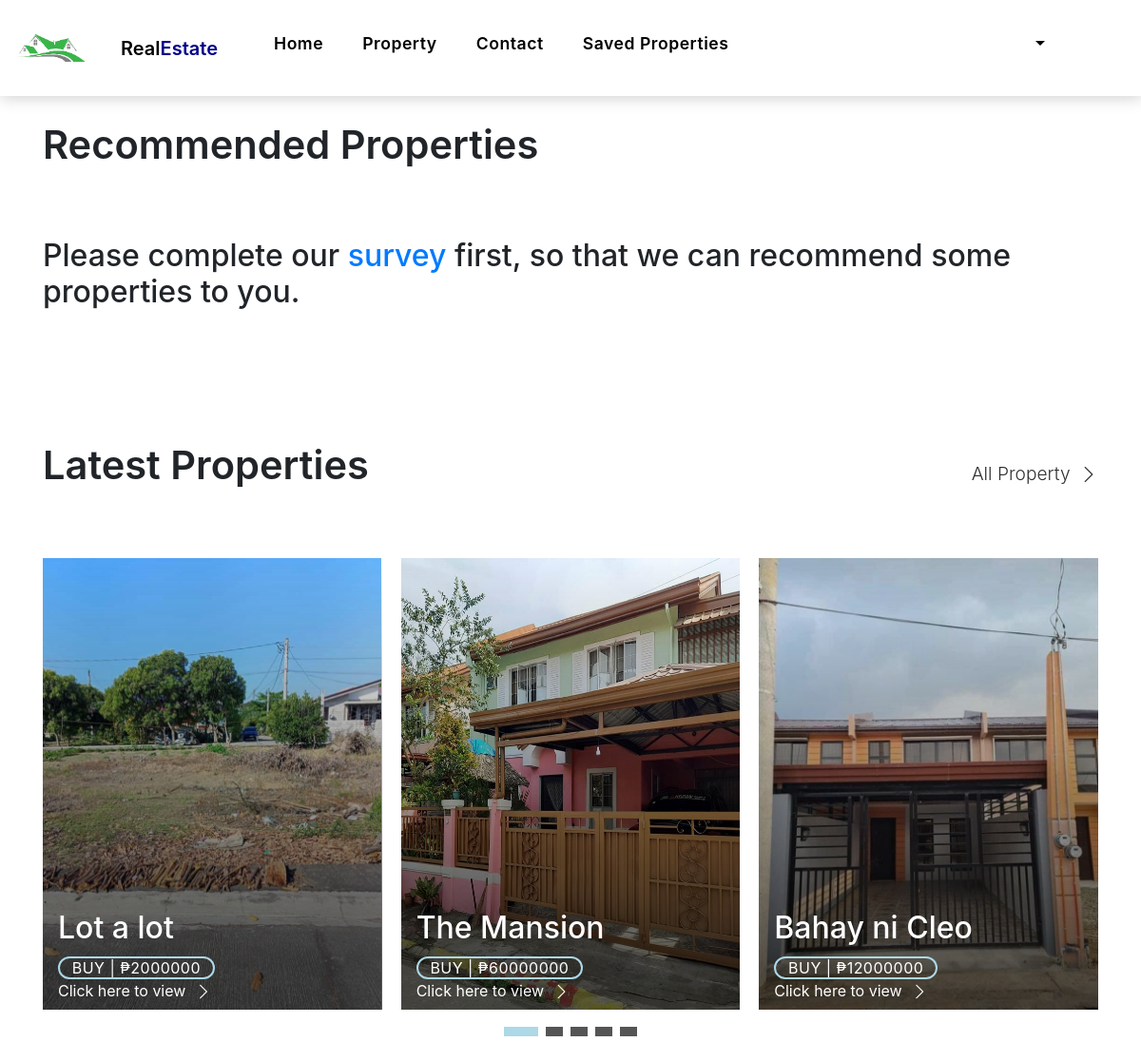
Before: /Customer/main.php (signed in) with the older database file.
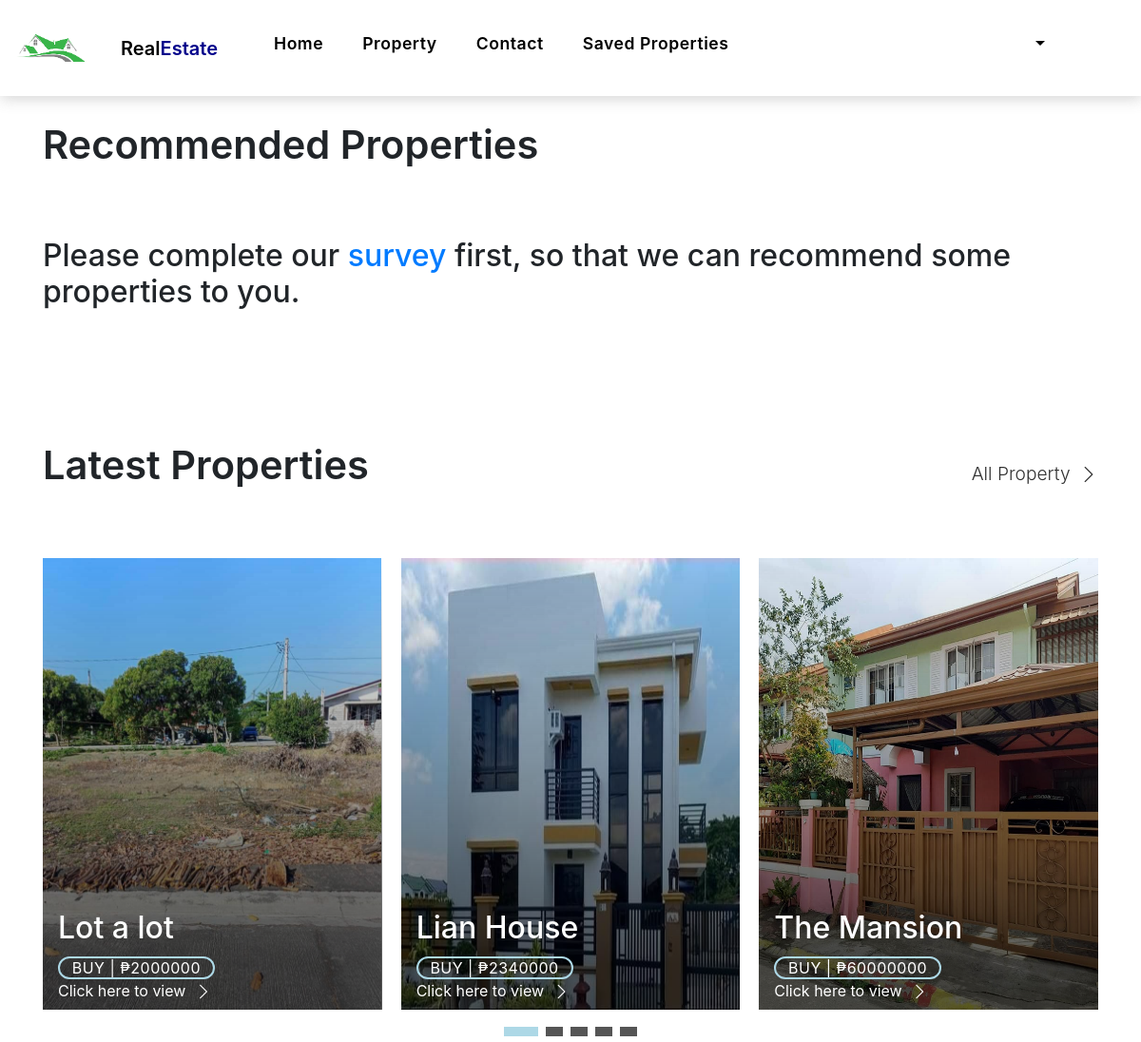
After: the same page with the newer database file.
### tables this page shows
CREATE TABLE `seller_property` (
  `id` varchar(150) NOT NULL,
  `title` varchar(150) NOT NULL,
  `more_info` text NOT NULL,
  `price` float NOT NULL,
  `sqm` float NOT NULL,
  `type` varchar(50) NOT NULL,
  `approved` varchar(5) NOT NULL,
  `status` varchar(10) NOT NULL,
  `seller_id` int(11) NOT NULL,
  `latitude` varchar(150) NOT NULL,
  `longitude` varchar(150) NOT NULL,
  `location` varchar(150) NOT NULL,
  `bedroom` int(11) NOT NULL,
  `garages` int(11) NOT NULL,
  `cr` int(11) NOT NULL,
  `image` text NOT NULL,
  `date` date NOT NULL,
  `floor_sqm` float NOT NULL
);

### Customer/main.php (the view, shortened to what the rows shown need)
<?php require_once 'header.php';
global $con;
$user = $_SESSION['ID'];
$userID = implode($user);
$sql = "SELECT * FROM `seller_property` WHERE approved = 'Yes' AND status = 'For Sale' ORDER BY date DESC Limit 5";
$result = $con->query($sql);
$query2 = "SELECT * FROM buyer_survey";
$result2 = mysqli_query($con,$query2);
$row2 = mysqli_fetch_all($result2, MYSQLI_ASSOC);
$customer_ids = array_column($row2, 'customer');
$query3 = "SELECT * FROM buyer_survey WHERE customer='$userID'";
$result3 = mysqli_query($con,$query3);
$row3 = mysqli_fetch_array($result3);
$type = $row3['type'];
$p_price = $row3['price'];
if($type == 'All'){
    $script = "SELECT * FROM `seller_property` WHERE approved = 'Yes' AND status = 'For Sale' AND price <= '$p_price' Limit 5";
    $out = $con->query($script);
}
else{
    $script = "SELECT * FROM `seller_property` WHERE approved = 'Yes' AND status = 'For Sale' AND price <= '$p_price' AND type='$type' Limit 5";
    $out = $con->query($script);
}
?>
<body>
    <main id="main">
        <section class="section-property section-t8">
            <div class="container">
                <div class="row">
                    <div class="col-md-12">
                        <div class="title-wrap d-flex justify-content-between">
                            <div class="title-box">
                                <h2 class="title-a">Recommended Properties</h2>
                            </div>
                        </div>
                    </div>
                </div>
                <?php
                if (in_array($userID, $customer_ids)) {
                ?>
                <div id="property-carousel" class="swiper">
                    <div class="swiper-wrapper">
                        <?php
                        if ($out->num_rows > 0) {
                        while ($rows1 = $out->fetch_assoc()) {
                        ?>
                        <div class="carousel-item-b swiper-slide">
                            <div class="card-box-a card-shadow">
                                <div class="img-box-a">
                                    <?php
                                    echo '<img src="../uploads/'.$rows1["image"].'" alt="" class="img-a img-fluid">';
                                  ?>
                                </div>
                                <div class="card-overlay">
                                    <div class="card-overlay-a-content">
                                        <div class="card-header-a">
                                            <h2 class="card-title-a">
                                                <?php
                                                echo '
                                                <a >
                                                '.$rows1["title"].'</a>';
                                              ?>
                                            </h2>
                                        </div>
                                        <div class="card-body-a">
                                            <div class="price-box d-flex">
                                                <?php
                                                echo '
                                                <span class="price-a"> BUY | ₱'.$rows1["price"].'</span>';
                                              ?>
                                            </div>
                                            <?php
                                            echo '<a href="property-single.php?id='.$rows1["id"].'" class="link-a">Click here
                                            to view
                                            <span class="bi bi-chevron-right"></span>
                                        </a>';
                                            ?>
                                        </div>
                                        <div class="card-footer-a">
                                            <ul class="card-info d-flex justify-content-around">
                                                <li>
                                                    <?php
                                                    echo '<h4 class="card-info-title">Area</h4>
                                                    <span>'.$rows1["sqm"].'
                                                        <sup>2</sup>
                                                    </span>';
                                                  ?>
                                                </li>
                                                <li>
                                                    <?php
                                                  echo '<h4 class="card-info-title">Beds</h4>
                                                  <span>'.$rows1["bedroom"].'</span>';
                                                  ?>
                                                </li>
                                                <li>
                                                    <?php
                                                  echo '<h4 class="card-info-title">Bath</h4>
                                                  <span>'.$rows1["cr"].'</span>';
                                                  ?>
                                                </li>
                                                <li>
                                                    <?php
                                                  echo '<h4 class="card-info-title">Garages</h4>
                                                  <span>'.$rows1["garages"].'</span>';
                                                  ?>
                                                </li>
                                            </ul>
                                        </div>
                                    </div>
                                </div>
                            </div>
                        </div>
                        <?php
                        }}
                        else{
                            if($type == 'All'){
                                $script2 = "SELECT * FROM `seller_property` WHERE approved = 'Yes' AND status = 'For Sale' Limit 10";
                                $out2 = $con->query($script2);
                            }
                            else{
                                $script2 = "SELECT * FROM `seller_property` WHERE approved = 'Yes' AND status = 'For Sale' AND type='$type' Limit 10";
                                $out2 = $con->query($script2);
                            }
                            while ($rows2 = $out2->fetch_assoc()) {
                                ?>
                        <div class="carousel-item-b swiper-slide">
                            <div class="card-box-a card-shadow">
                                <div class="img-box-a">
                                    <?php
                                            echo '<img src="../uploads/'.$rows2["image"].'" alt="" class="img-a img-fluid">';
                                          ?>
                                </div>
                                <div class="card-overlay">
                                    <div class="card-overlay-a-content">
                                        <div class="card-header-a">
                                            <h2 class="card-title-a">
                                                <?php
                                                        echo '
                                                        <a >
                                                        '.$rows2["title"].'</a>';
                                                      ?>
                                            </h2>
                                        </div>
                                        <div class="card-body-a">
                                            <div class="price-box d-flex">
                                                <?php
                                                        echo '
                                                        <span class="price-a"> BUY | ₱'.$rows2["price"].'</span>';
                                                      ?>
                                            </div>
                                            <?php
                                                    echo '<a href="property-single.php?id='.$rows2["id"].'" class="link-a">Click here
                                                    to view
                                                    <span class="bi bi-chevron-right"></span>
                                                </a>';
                                                    ?>
                                        </div>
                                        <div class="card-footer-a">
                                            <ul class="card-info d-flex justify-content-around">
                                                <li>
                                                    <?php
                                                            echo '<h4 class="card-info-title">Area</h4>
                                                            <span>'.$rows2["sqm"].'
                                                                <sup>2</sup>
                                                            </span>';
                                                          ?>
                                                </li>
                                                <li>
                                                    <?php
                                                          echo '<h4 class="card-info-title">Beds</h4>
                                                          <span>'.$rows2["bedroom"].'</span>';
                                                          ?>
                                                </li>
                                                <li>
                                                    <?php
                                                          echo '<h4 class="card-info-title">Bath</h4>
                                                          <span>'.$rows2["cr"].'</span>';
                                                          ?>
                                                </li>
                                                <li>
                                                    <?php
                                                          echo '<h4 class="card-info-title">Garages</h4>
                                                          <span>'.$rows2["garages"].'</span>';
                                                          ?>
                                                </li>
                                            </ul>
                                        </div>
                                    </div>
                                </div>
                            </div>
                        </div>
                        <?php
                                }
                        }
                }
                else{
                    echo '<h2>Please complete our <a href="survey.php">survey</a> first, so that we can recommend some properties to you. </h2>';
                }
            ?>
                    </div>
        </section>
        <section class="section-property section-t8">
            <div class="container">
                <div class="row">
                    <div class="col-md-12">
                        <div class="title-wrap d-flex justify-content-between">
                            <div class="title-box">
                                <h2 class="title-a">Latest Properties</h2>
                            </div>
                        </div>
                    </div>
                </div>
                <div id="property-carousel" class="swiper">
                    <div class="swiper-wrapper">
                        <?php
                        if ($result->num_rows > 0) {
                        while ($row = $result->fetch_assoc()) {
                        ?>
                        <div class="carousel-item-b swiper-slide">
                            <div class="card-box-a card-shadow">
                                <div class="img-box-a">
                                    <?php
                                    echo '<img src="../uploads/'.$row["image"].'" alt="" class="img-a img-fluid">';
                                  ?>
                                </div>
                                <div class="card-overlay">
                                    <div class="card-overlay-a-content">
                                        <div class="card-header-a">
                                            <h2 class="card-title-a">
                                                <?php
                                                echo '
                                                <a >
                                                '.$row["title"].'</a>';
                                              ?>
                                            </h2>
                                        </div>
                                        <div class="card-body-a">
                                            <div class="price-box d-flex">
                                                <?php
                                                echo '
                                                <span class="price-a"> BUY | ₱'.$row["price"].'</span>';
                                              ?>
                                            </div>
                                            <?php
                                            echo '<a href="property-single.php?id='.$row["id"].'" class="link-a">Click here
                                            to view
                                            <span class="bi bi-chevron-right"></span>
                                        </a>';
                                            ?>
                                        </div>
                                    </div>
                                </div>
                            </div>
                        </div>
                        <?php
                        }}
                        ?>
                    </div>
                </div>
            </div>
        </section>
    </main>
    </html>
    <?php include 'footer.php'; ?>

Changed rows visible on the page:
no longer on this page (row unchanged): seller_property: image (picture), title "Bahay ni Cleo", price "12000000"
now on this page (row edited): seller_property: image (picture), title "Lian House", price "2340000"
